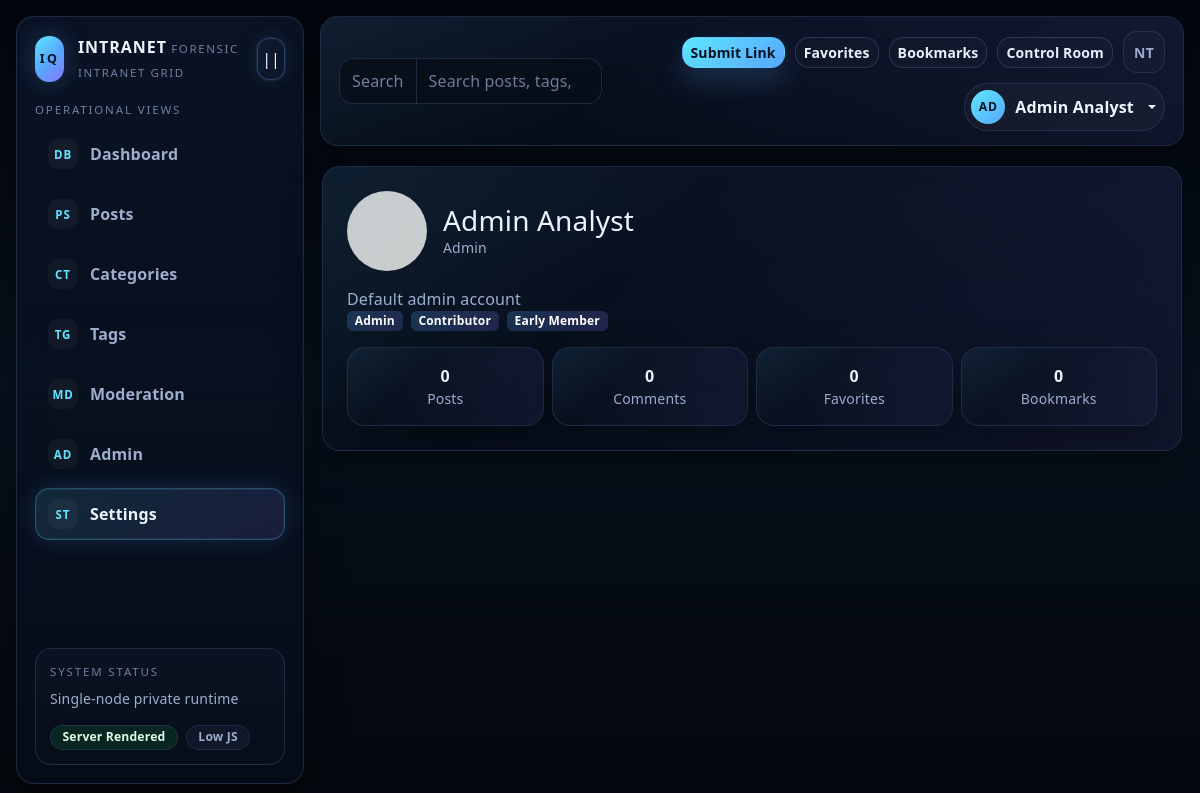
The app's page /user/1 (signed in), older data.
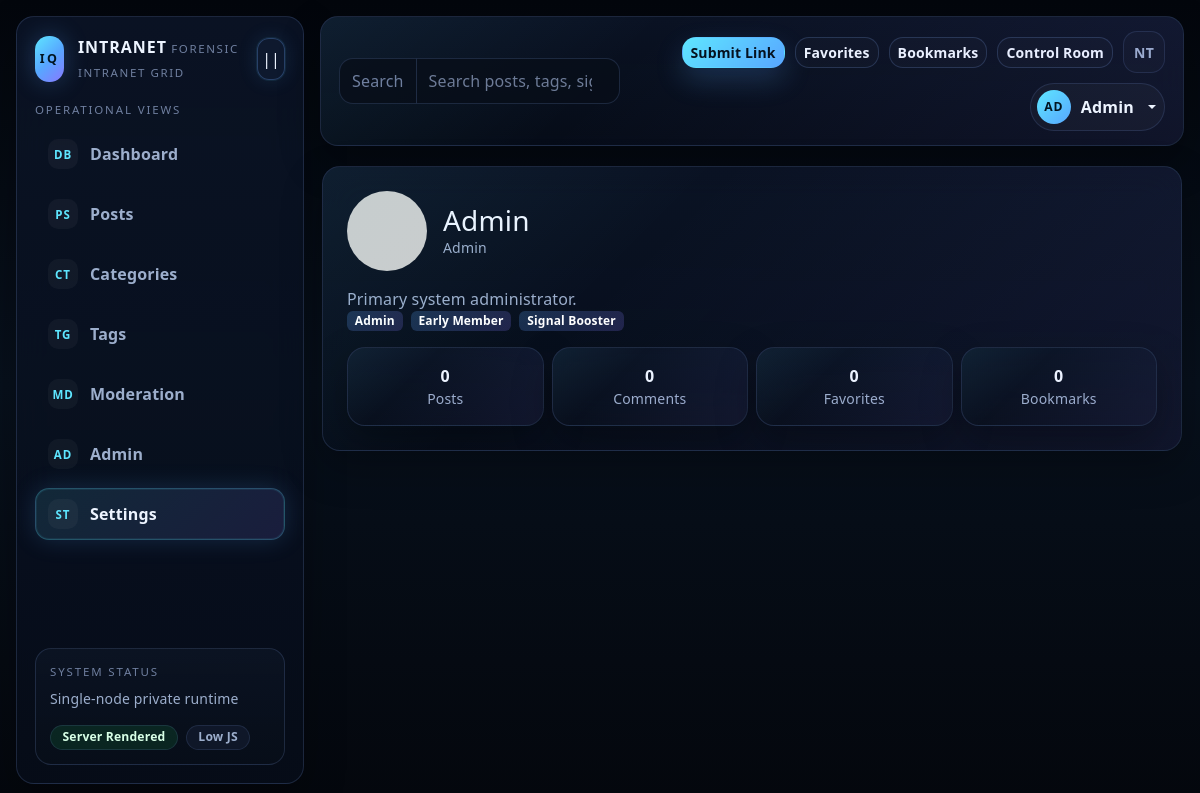
The same page, newer data.
### tables this page shows
CREATE TABLE IF NOT EXISTS users (
    id BIGINT UNSIGNED AUTO_INCREMENT PRIMARY KEY,
    email VARCHAR(190) NOT NULL UNIQUE,
    password_hash VARCHAR(255) NULL,
    display_name VARCHAR(120) NOT NULL,
    avatar_url VARCHAR(500) NULL,
    bio TEXT NULL,
    is_active TINYINT(1) NOT NULL DEFAULT 1,
    created_at DATETIME NOT NULL,
    updated_at DATETIME NOT NULL
);

### resources/views/users/profile.php (the view, shortened to what the rows shown need)
<div class="glass-panel p-4">
    <div class="d-flex align-items-center gap-3 mb-3">
        <img src="<?= Helpers::e($profile['avatar_url'] ?: 'https://placehold.co/80x80') ?>" alt="avatar" class="rounded-circle" width="80" height="80">
        <div>
            <h1 class="h3 mb-0"><?= Helpers::e($profile['display_name']) ?></h1>
            <div class="small text-secondary"><?= Helpers::e((string) $profile['roles']) ?></div>
        </div>
    </div>
    <p class="text-secondary"><?= Helpers::e((string) ($profile['bio'] ?? 'No bio yet.')) ?></p>
    <div class="d-flex gap-2 flex-wrap mb-3">
        <?php foreach (array_filter(explode(',', (string) ($profile['badges'] ?? ''))) as $badge): ?>
            <span class="badge chip-status"><?= Helpers::e($badge) ?></span>
        <?php endforeach; ?>
    </div>
    <div class="row g-2 text-center">
        <div class="col"><div class="glass-subpanel p-3"><strong><?= (int) $profile['post_count'] ?></strong><div class="small text-secondary">Posts</div></div></div>
        <div class="col"><div class="glass-subpanel p-3"><strong><?= (int) $profile['comment_count'] ?></strong><div class="small text-secondary">Comments</div></div></div>
        <div class="col"><div class="glass-subpanel p-3"><strong><?= (int) $profile['favorite_count'] ?></strong><div class="small text-secondary">Favorites</div></div></div>
        <div class="col"><div class="glass-subpanel p-3"><strong><?= (int) $profile['bookmark_count'] ?></strong><div class="small text-secondary">Bookmarks</div></div></div>
    </div>
</div>

### app/Core/Router.php (shortened to what the rows shown need)
<?php
final class Router
{
    private array $routes = [];
    public function add(string $method, string $path, callable $handler): void
    {
        $this->routes[] = [$method, $path, $handler];
    }
    public function dispatch(string $method, string $uri): void
    {
        $path = parse_url($uri, PHP_URL_PATH) ?: '/';
        foreach ($this->routes as [$routeMethod, $routePath, $handler]) {
            if ($routeMethod !== $method) {
                continue;
            }
            $pattern = '#^' . preg_replace('#\{([a-zA-Z_][a-zA-Z0-9_]*)\}#', '(?P<$1>[^/]+)', $routePath) . '$#';
            if (!preg_match($pattern, $path, $matches)) {
                continue;
            }
            $params = array_filter($matches, static fn ($key): bool => !is_int($key), ARRAY_FILTER_USE_KEY);
            $handler($params);
            return;
        }
    }
}

### resources/views/layouts/app.php (shortened to what the rows shown need)
<?php
require $templatePath;
$content = ob_get_clean();
$path = parse_url($_SERVER['REQUEST_URI'] ?? '/', PHP_URL_PATH) ?: '/';
$roles = strtolower((string) ($currentUser['roles'] ?? ''));
$isStaff = str_contains($roles, 'admin') || str_contains($roles, 'moderator');
$identity = trim((string) ($currentUser['display_name'] ?? $currentUser['email'] ?? 'Operator'));
$identityInitials = strtoupper(substr(preg_replace('/[^A-Z0-9]/i', '', $identity), 0, 2) ?: 'OP');
$navItems = [
    ['label' => 'Dashboard', 'short' => 'DB', 'href' => '/', 'match' => ['/']],
    ['label' => 'Posts', 'short' => 'PS', 'href' => '/', 'match' => ['/post/', '/category/', '/tag/']],
    ['label' => 'Categories', 'short' => 'CT', 'href' => '/admin', 'match' => ['/category/']],
    ['label' => 'Tags', 'short' => 'TG', 'href' => '/admin', 'match' => ['/tag/']],
    ['label' => 'Moderation', 'short' => 'MD', 'href' => '/admin/moderation', 'match' => ['/admin/moderation', '/admin/reports']],
    ['label' => 'Admin', 'short' => 'AD', 'href' => '/admin', 'match' => ['/admin']],
    ['label' => 'Settings', 'short' => 'ST', 'href' => '/admin/users-badges', 'match' => ['/admin/users-badges', '/user/']],
];
$isActive = static function (string $currentPath, array $matchers): bool {
    foreach ($matchers as $matcher) {
        if ($matcher === '/' && $currentPath === '/') {
            return true;
        }
        if ($matcher !== '/' && str_starts_with($currentPath, $matcher)) {
            return true;
        }
    }
    return false;
};
?>
<!doctype html>
<html lang="en" data-theme="dark">
<head>
    <link rel="stylesheet" href="https://cdn.jsdelivr.net/npm/bootstrap@5.3.3/dist/css/bootstrap.min.css">
    <link rel="stylesheet" href="/assets/css/tailwind.css">
    <link rel="stylesheet" href="/assets/css/theme.css">
</head>
<body class="intel-body">
<div class="intel-shell" data-sidebar-state="expanded" data-sidebar-open="false">
    <aside class="intel-sidebar glass-shell">
        <div class="d-flex align-items-center justify-content-between gap-2">
            <a class="intel-brand text-decoration-none" href="/">
                <span class="intel-brand-mark">IQ</span>
                <span class="intel-brand-copy">
                    <span class="intel-brand-title"><?= Helpers::e($appName) ?></span>
                    <span class="intel-brand-subtitle">Forensic intranet grid</span>
                </span>
            </a>
            <button class="intel-sidebar-toggle" type="button" data-sidebar-toggle aria-label="Toggle sidebar">||</button>
        </div>
        <div>
            <p class="intel-nav-heading">Operational Views</p>
            <nav class="intel-nav">
                <?php foreach ($navItems as $item): ?>
                    <a
                        class="intel-nav-link <?= $isActive($path, $item['match']) ? 'active' : '' ?>"
                        href="<?= Helpers::e($item['href']) ?>"
                        title="<?= Helpers::e($item['label']) ?>"
                    >
                        <span class="nav-icon"><?= Helpers::e($item['short']) ?></span>
                        <span class="nav-label"><?= Helpers::e($item['label']) ?></span>
                    </a>
                <?php endforeach; ?>
            </nav>
        </div>
        <div class="intel-sidebar-footer">
            <div class="intel-nav-heading mb-2">System Status</div>
            <div class="small text-secondary">Single-node private runtime</div>
            <div class="page-actions mt-3">
                <span class="chip chip-success">Server Rendered</span>
                <span class="chip chip-neutral">Low JS</span>
            </div>
        </div>
    </aside>
    <div class="intel-main">
        <header class="intel-topbar glass-panel">
            <div class="intel-topbar-group">
                <form class="intel-search" method="get" action="/">
                    <div class="input-group">
                        <span class="input-group-text">Search</span>
                        <input
                            class="form-control"
                            type="search"
                            name="q"
                            value="<?= Helpers::e((string) ($_GET['q'] ?? '')) ?>"
                            placeholder="Search posts, tags, signals, investigations"
                            aria-label="Global search"
                        >
                    </div>
                </form>
            </div>
            <div class="intel-topbar-actions">
                <?php if ($currentUser): ?>
                    <a class="btn btn-primary btn-sm" href="/submit">Submit Link</a>
                    <a class="btn btn-outline-light btn-sm" href="/favorites">Favorites</a>
                    <a class="btn btn-outline-light btn-sm" href="/bookmarks">Bookmarks</a>
                    <?php if ($isStaff): ?>
                        <a class="btn btn-outline-info btn-sm" href="/admin">Control Room</a>
                    <?php endif; ?>
                    <button class="btn btn-ghost btn-icon btn-sm" type="button" aria-label="Notifications">NT</button>
                    <div class="dropdown">
                        <button class="btn avatar-pill dropdown-toggle" type="button" data-bs-toggle="dropdown" aria-expanded="false">
                            <span class="avatar-mark"><?= Helpers::e($identityInitials) ?></span>
                            <span class="d-none d-sm-inline"><?= Helpers::e($identity) ?></span>
                        </button>
                    </div>
                <?php else: ?>
                    <a class="btn btn-outline-light btn-sm" href="/login">Login</a>
                    <a class="btn btn-primary btn-sm" href="/register">Register</a>
                <?php endif; ?>
            </div>
        </header>
        <main class="intel-content">
            <?= $content ?>
        </main>
    </div>
</div>
</body>
</html>

Row changes from the older to the newer data that the page shows:
changed users "AD": display_name "Admin Analyst" → "Admin"; bio "Default admin account" → "Primary system administrator."
Text that changed along with them:
new list line: "Signal Booster"
list line gone: "Contributor"
